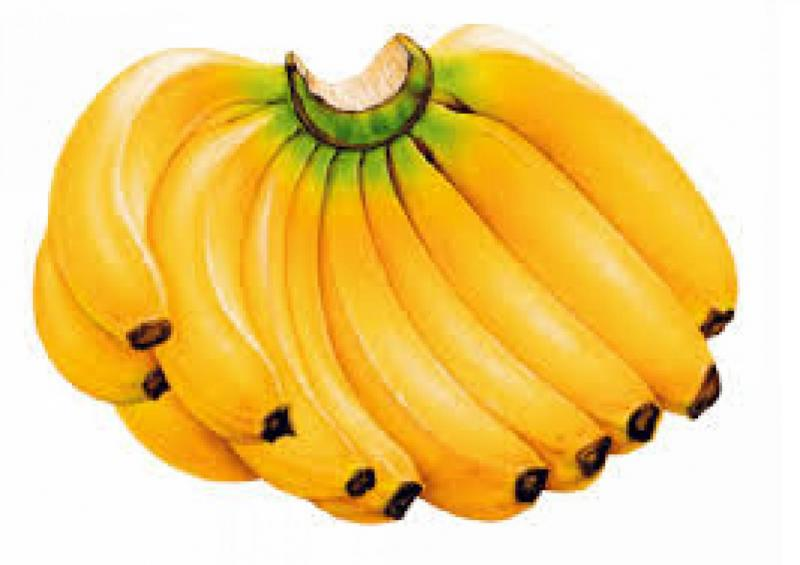
#> input picture pisang.jpg, 800 x 565 px
$ jupyter execute PERTEMUAN_2.ipynb
#> lines starting #> are read from the running program, lines starting #| are printed output that depends on the picture; after the words box and inside, x2 and y2 are one past the last pixel; in counts of white or black regions, pixels touching at a corner belong together; long printed decimals are rounded
# Pertemuan 2: Citra Digital, Sampling, dan Kuantisasi <br>

1. Pengertian Citra Digital
Citra digital adalah representasi visual dari objek atau adegan dalam bentuk data numerik yang disimpan dan ditampilkan pada perangkat elektronik.
Citra digital tersusun dari elemen-elemen kecil yang disebut piksel (pixel). Setiap piksel memiliki nilai intensitas atau warna tertentu.
Contoh:

Gambar yang ditampilkan di monitor komputer, foto yang diambil dengan kamera digital, hasil scan dokumen, dll.
2. Representasi Citra Digital
Citra digital direpresentasikan sebagai matriks dua dimensi, di mana setiap elemen matriks (piksel) menunjukkan nilai intensitas pada posisi tertentu.
Format warna citra:
Grayscale: Setiap piksel memiliki nilai intensitas dari 0 (hitam) hingga 255 (putih) untuk citra 8-bit.
RGB (Red-Green-Blue): Setiap piksel direpresentasikan oleh tiga nilai (merah, hijau, biru) yang digabungkan untuk membentuk berbagai warna.
3. Proses Pengambilan Citra Digital (Sampling dan Kuantisasi)
Sampling dan Kuantisasi adalah dua langkah utama dalam konversi citra analog menjadi citra digital.
a. Sampling (Penyampelan)
Sampling adalah proses mengukur nilai intensitas pada titik-titik diskret dalam gambar.
Semakin banyak sampel yang diambil (semakin tinggi resolusi), semakin mendetail citra digital yang dihasilkan.
Resolusi gambar adalah jumlah piksel yang digunakan untuk merepresentasikan gambar, biasanya dinyatakan dalam satuan piksel per inci (PPI) atau jumlah piksel dalam lebar dan tinggi gambar (contoh: 1920x1080).
Ilustrasi:

Jika kita mengambil gambar dengan resolusi rendah (misal 100x100 piksel), detail gambar menjadi buram karena hanya ada sedikit piksel untuk menyusun gambar.
Dengan resolusi tinggi (misal 1920x1080), gambar menjadi lebih tajam karena terdapat lebih banyak piksel yang merepresentasikan gambar.
b. Kuantisasi
Kuantisasi adalah proses membagi rentang nilai intensitas menjadi sejumlah level diskret.
Dalam citra grayscale 8-bit, rentang intensitas dibagi menjadi 256 level (dari 0 hingga 255), sehingga setiap piksel memiliki nilai diskret yang menunjukkan derajat kecerahan.
Semakin banyak level kuantisasi, semakin baik kualitas citra karena lebih banyak detail intensitas dapat diwakili.
Contoh:

Citra dengan kuantisasi 1-bit hanya dapat merepresentasikan dua nilai: hitam (0) dan putih (1).
Citra dengan kuantisasi 8-bit mampu merepresentasikan 256 nilai intensitas dari hitam hingga putih.
4. Efek Sampling dan Kuantisasi Terhadap Kualitas Gambar
Sampling yang terlalu rendah menyebabkan citra menjadi kabur atau tidak detail.
Kuantisasi yang terlalu rendah menyebabkan citra terlihat bloky atau mengalami "banding" karena tidak ada transisi halus antara tingkat intensitas.
Oleh karena itu, diperlukan keseimbangan yang tepat antara resolusi (sampling) dan kedalaman warna (kuantisasi) untuk menghasilkan citra yang optimal.
5. Aplikasi Sampling dan Kuantisasi dalam Berbagai Bidang
Fotografi digital: Menggunakan resolusi tinggi dan kuantisasi warna untuk menghasilkan gambar berkualitas tinggi.
Pengolahan citra medis: Menggunakan citra resolusi tinggi untuk memudahkan diagnosis (seperti dalam CT Scan atau MRI).
Pengolahan citra satelit: Untuk menganalisis citra bumi dan mendeteksi perubahan lingkungan dari waktu ke waktu.
6. Latihan Soal:
Soal 1: Jelaskan perbedaan antara resolusi dan kuantisasi dalam citra digital. Berikan contoh bagaimana resolusi rendah dapat memengaruhi kualitas gambar.
Soal 2: Sebuah citra memiliki resolusi 300x300 piksel dan menggunakan 256 level kuantisasi. Hitung jumlah bit yang dibutuhkan untuk menyimpan citra ini.

### Intall Library

#### pip install opencv-python

[cell 1]
import cv2

print("berhasil")

[cell 2]
img = cv2.imread("pisang.jpg")
#> img is the input picture: shape (565, 800, 3); mean B, G, R 126.9, 207.4, 239.9

[cell 3]
img.shape
#> Out = (565, 800, 3)

[cell 4]
img

[cell 5]
import matplotlib.pyplot as plt

plt.imshow(img)

## GAMBAR YANG BIASA KITA KENAL -> RGB
## OPENCV -> BGR

[cell 6]
image_rgb = cv2.cvtColor(img, cv2.COLOR_BGR2RGB)

[cell 7]
plt.imshow(image_rgb)

### Gamar Grayscale

[cell 8]
image_gray = cv2.cvtColor(img, cv2.COLOR_BGR2GRAY)
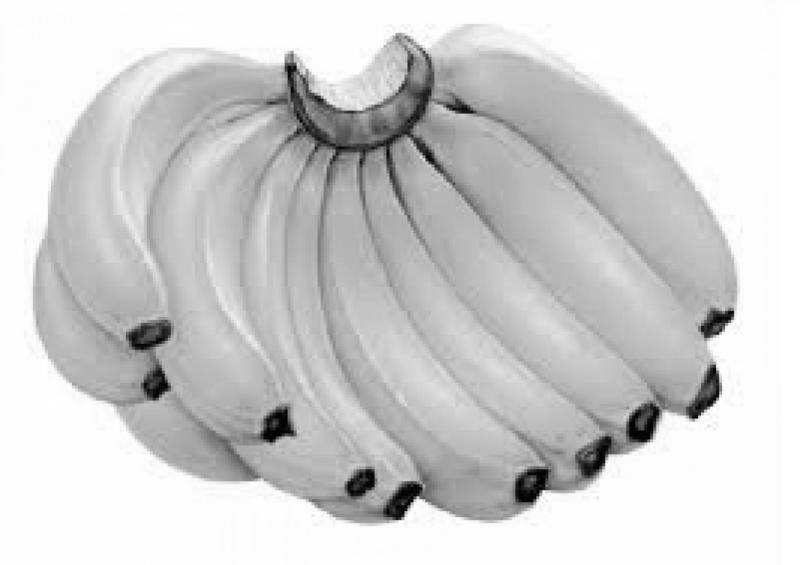
#> image_gray: shape (565, 800); min 0, max 255, mean 207.9

[cell 9]
image_gray.shape
#> Out = (565, 800)

[cell 10]
plt.imshow(image_gray, "gray")

[cell 11]
image_gray

[cell 12]
ret, binary_image = cv2.threshold(image_gray, 200, 255, cv2.THRESH_BINARY)
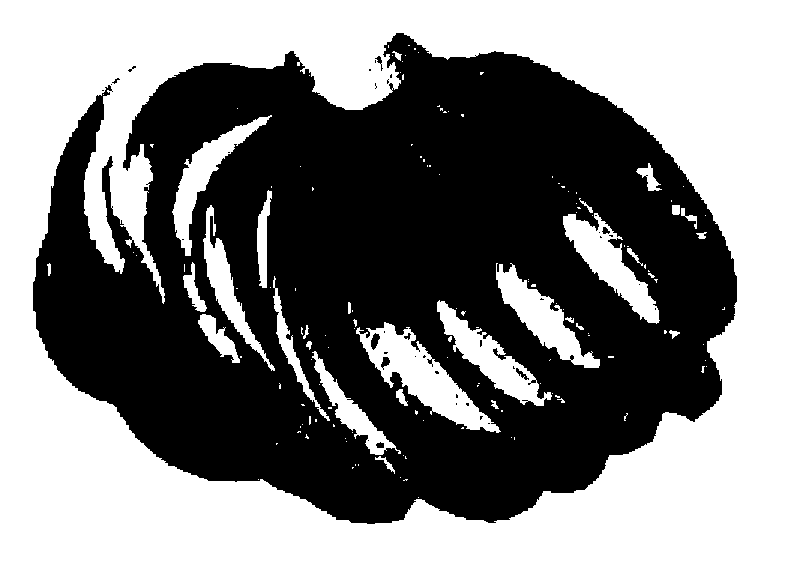
#> binary_image: shape (565, 800); 50.7% white; 39 black regions (31 under 20 px), largest, box (x1, y1, x2, y2) and area: (33, 33, 737, 524) 222436, (371, 333, 380, 350) 94, (381, 357, 390, 370) 66

[cell 13]
binary_image

[cell 14]
plt.imshow(binary_image, 'gray')

[cell 15]
img

[cell 16]
# Memisahkan setiap channel (Biru, Hijau, Merah)
B, G, R = cv2.split(img)
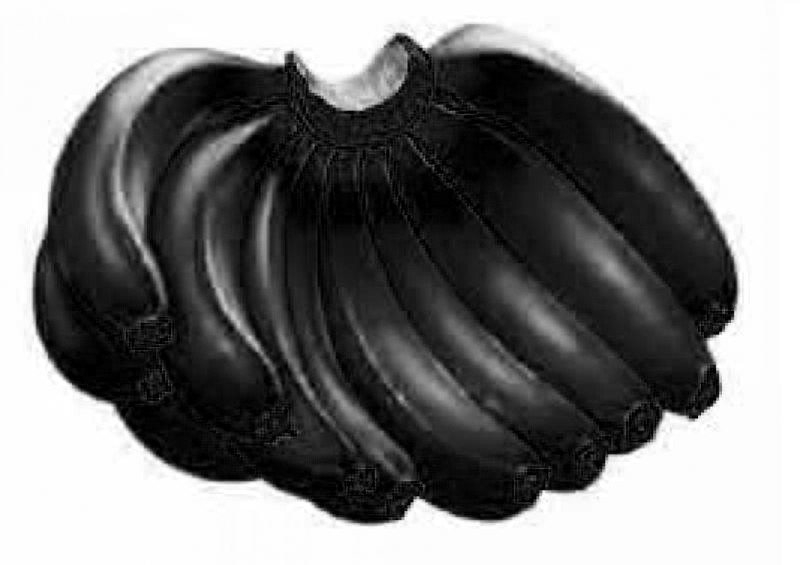
#> B: shape (565, 800); min 0, max 255, mean 126.9

[cell 17]
plt.imshow(R, 'gray')

[cell 18]
ret_r, binary_image_r = cv2.threshold(R, 200, 255, cv2.THRESH_BINARY)
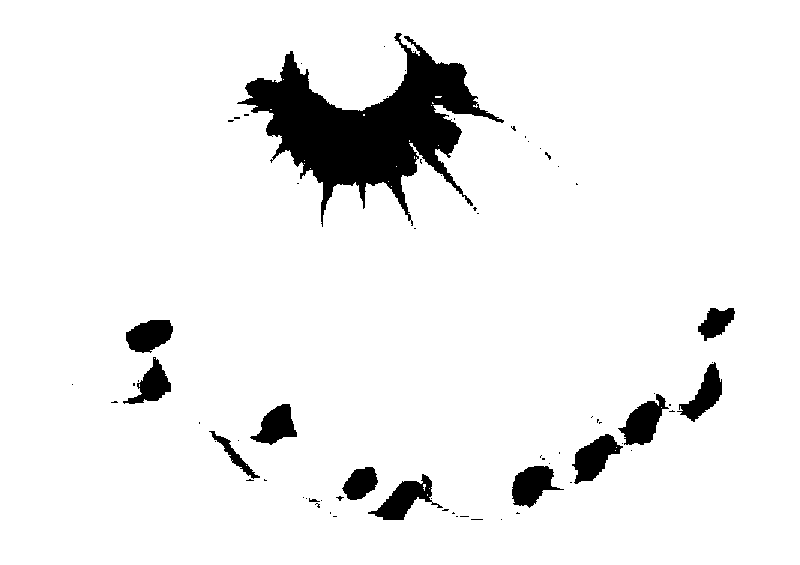
#> binary_image_r: shape (565, 800); 93.2% white; 73 black regions (59 under 20 px), largest, box (x1, y1, x2, y2) and area: (237, 33, 504, 227) 18893, (368, 474, 443, 520) 1332, (572, 434, 623, 484) 1300

[cell 19]
plt.imshow(binary_image_r,'gray')

[cell 20]
ret_b, binary_image_b = cv2.threshold(B, 200, 255, cv2.THRESH_BINARY)
#> binary_image_b: shape (565, 800); 40.6% white; 17 white regions (12 under 20 px), largest, box (x1, y1, x2, y2) and area: (0, 0, 800, 565) 182574, (132, 53, 202, 93) 920, (344, 96, 354, 104) 55, (360, 91, 373, 98) 41, (356, 102, 363, 109) 32
plt.imshow(binary_image_b, 'gray')

[cell 21]
ret_g, binary_image_g = cv2.threshold(G, 200, 255, cv2.THRESH_BINARY)
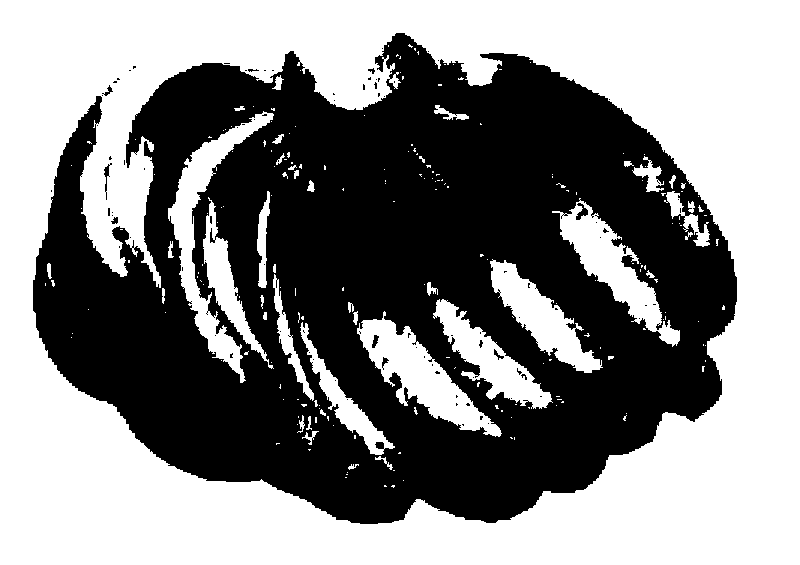
#> binary_image_g: shape (565, 800); 52.9% white; 92 black regions (83 under 20 px), largest, box (x1, y1, x2, y2) and area: (33, 33, 737, 524) 212150, (576, 203, 588, 220) 96, (104, 163, 112, 200) 82
plt.imshow(binary_image_g, 'gray')

[cell 22]
fig, axes = plt.subplots(4, 1, figsize=(5, 10))  # 4 baris, 1 kolom


# Menampilkan setiap gambar di subplot yang sesuai
axes[0].imshow(img)
axes[0].axis('off')  # Menonaktifkan axis
axes[0].set_title('Image 1')

axes[1].imshow(binary_image_r, 'gray')
axes[1].axis('off')
axes[1].set_title('Image 2')

axes[2].imshow(binary_image_b, 'gray')
axes[2].axis('off')
axes[2].set_title('Image 3')

axes[3].imshow(binary_image_g, 'gray')
axes[3].axis('off')
axes[3].set_title('Image 4')

# Menampilkan semua gambar
plt.tight_layout()
plt.show()
#> figure, not shown here; B, G, R data is drawn as R, G, B

[cell 23]
binary_image_b

[cell 24]
binary_image_b.shape
#> Out = (565, 800)

[cell 25]
total_pixels = binary_image_b.size
#> total_pixels = 452000
print(total_pixels)
#| 452000

[cell 26]
import numpy as np
black_pixel = np.sum(binary_image == 0)
#> black_pixel = 222947
print(black_pixel)
#| 222947

[cell 27]
# Menghitung persentase warna hitam
total_pixels = (black_pixel / total_pixels) * 100
#> total_pixels = 49.32
print(total_pixels)
#| 49.325

[cell 28]
img_mentah = cv2.imread("pisang_mentah.jpg")
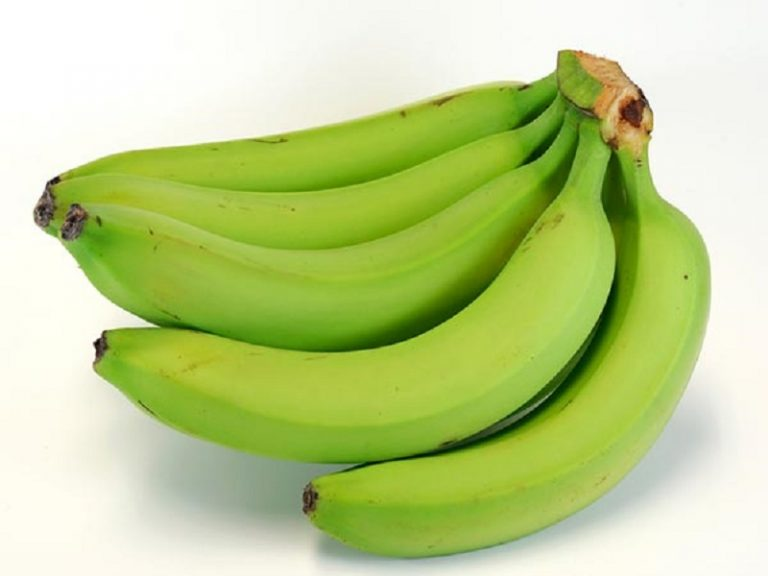
#> input picture pisang_mentah.jpg, 768 x 576 px
#> img_mentah is the input picture: shape (576, 768, 3); mean B, G, R 139.4, 208.1, 189.8
plt.imshow(img_mentah)

[cell 29]
# Memisahkan setiap channel (Biru, Hijau, Merah)
B, G, R = cv2.split(img_mentah)
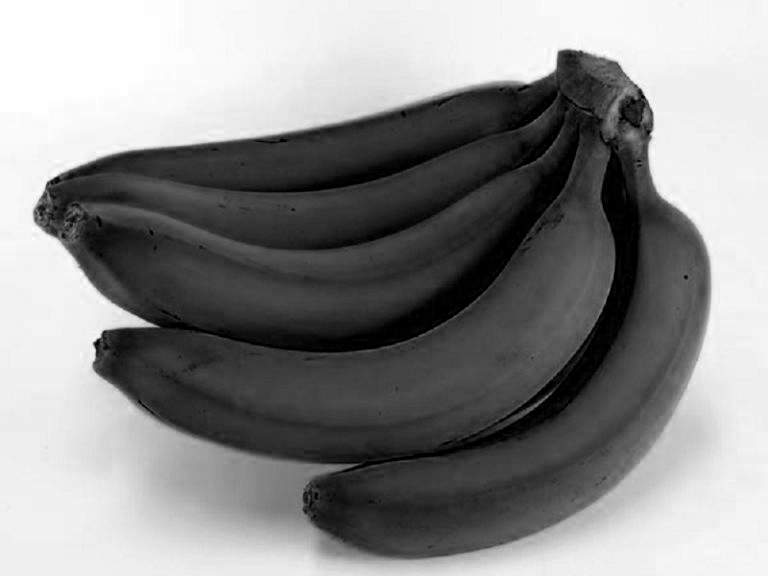
#> B: shape (576, 768); min 0, max 255, mean 139.4
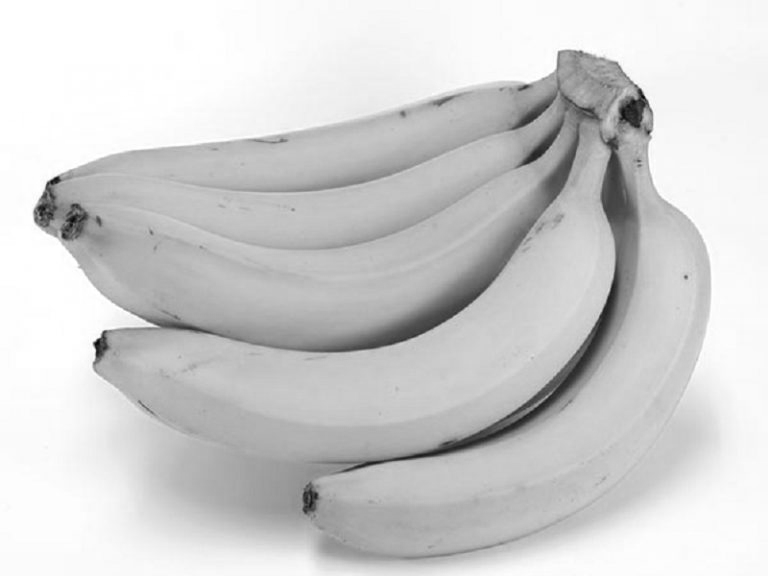
#> G: shape (576, 768); min 5, max 255, mean 208.1
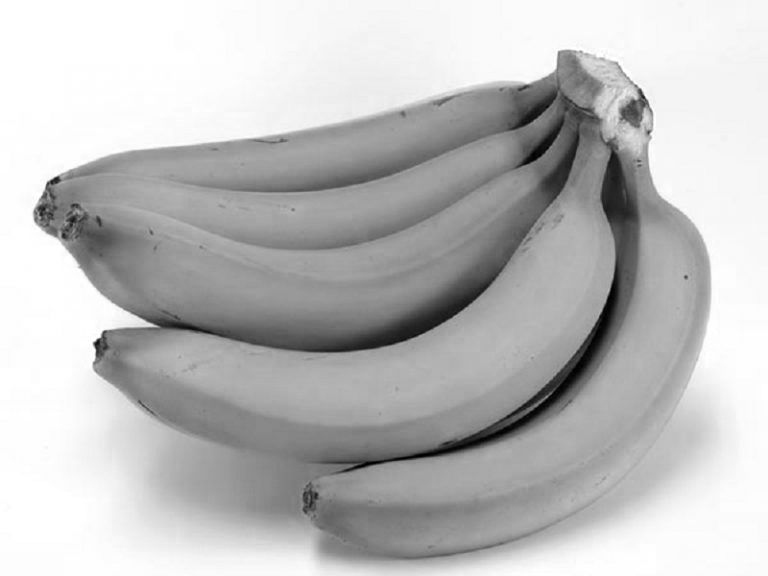
#> R: shape (576, 768); min 0, max 255, mean 189.8
ret_mentah, binary_image_mentah = cv2.threshold(R, 200, 255, cv2.THRESH_BINARY)
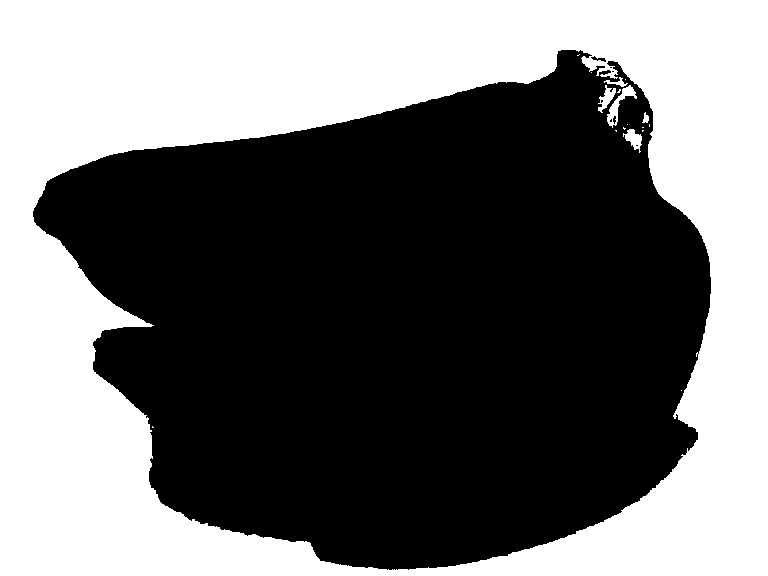
#> binary_image_mentah: shape (576, 768); 44.4% white; 18 white regions (12 under 20 px), largest, box (x1, y1, x2, y2) and area: (0, 0, 768, 576) 195410, (607, 85, 637, 128) 355, (623, 129, 642, 153) 230, (598, 85, 616, 113) 216, (604, 77, 628, 87) 82, (642, 112, 649, 123) 46

[cell 30]
plt.imshow(binary_image_mentah,'gray')

[cell 31]
# Menghitung jumlah piksel hitam (nilai 0)
total_pixels = binary_image_mentah.size
#> total_pixels = 442368
black_pixels = np.sum(binary_image_mentah == 0)
#> black_pixels = 245994

# Menghitung persentase warna hitam
black_percentage = (black_pixels / total_pixels) * 100
#> black_percentage = 55.61
print(black_percentage)
#| 55.608
